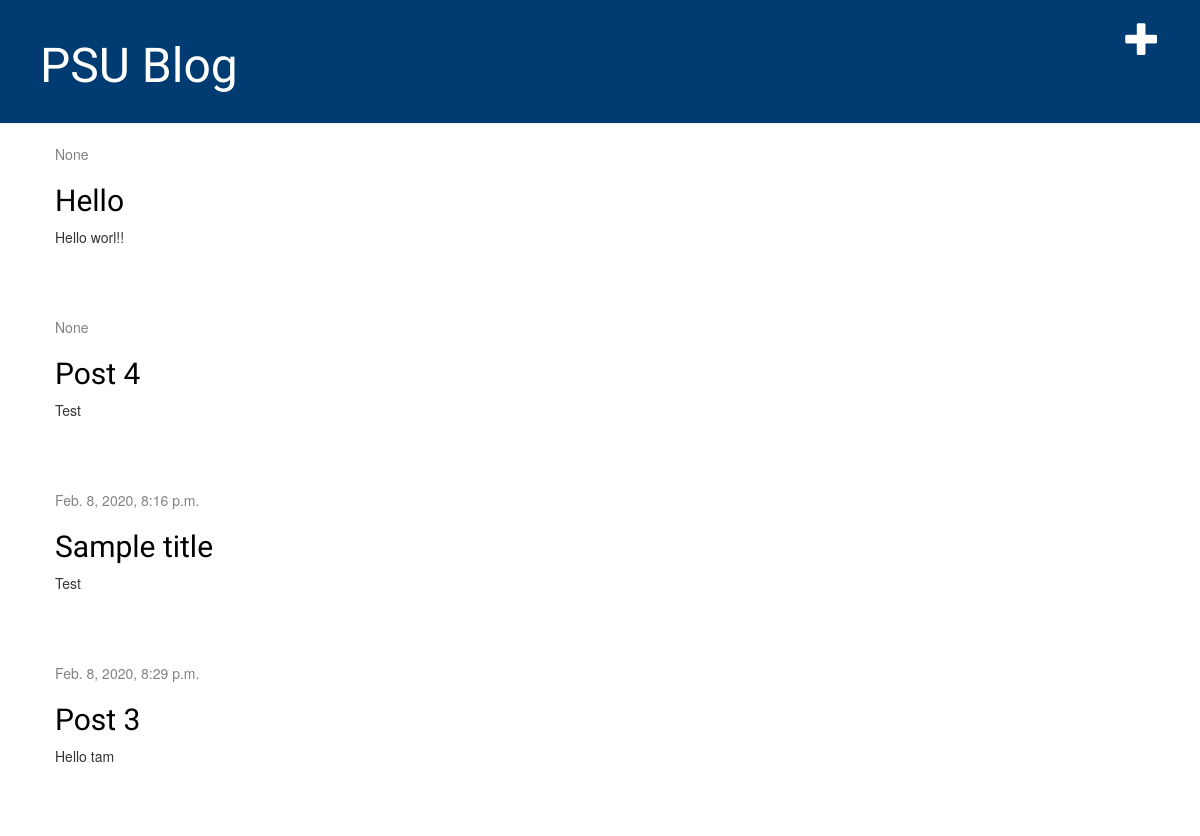
Before: / with the older database file.
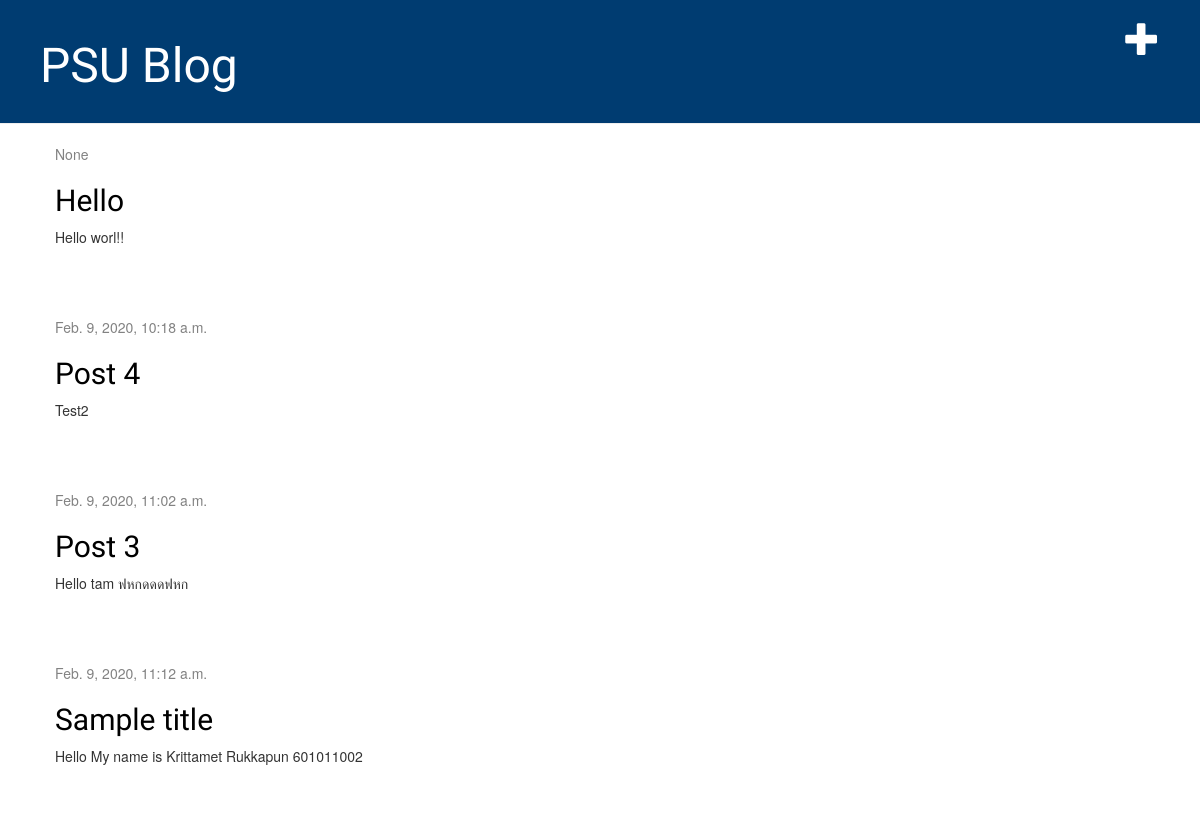
After: the same page with the newer database file.
### blog/models.py (models this page shows, shortened)
class Post(models.Model):
    author = models.ForeignKey(settings.AUTH_USER_MODEL, on_delete=models.CASCADE)
    title = models.CharField(max_length=200)
    text = models.TextField()
    created_date = models.DateTimeField(default=timezone.now)
    published_date = models.DateTimeField(blank=True, null=True)

### blog/views.py (the view)
# urls.py: path('', views.post_list, name='post_list'),
def post_list(request):
    posts = Post.objects.order_by('published_date')
    return render(request, 'blog/post_list.html', {'posts': posts})

### blog/templates/blog/post_list.html (shortened to what this page needs)
{% extends 'blog/base.html' %}
{% load static %}
        <div{% block content %}
         {% for post in posts %}
        <div class="post">
            <div class="date">
                {{ post.published_date }}
            </div>
            <h2><a href="{% url 'post_detail' pk=post.pk %}">{{ post.title }}</a></h2>
            <p>{{ post.text|linebreaksbr }}</p>
        </div>
    {% endfor %}
{% endblock %}

### blog/templates/blog/base.html (shortened to what this page needs)
{% load static %}
<html>
    <head>
        <link rel="stylesheet" href="//maxcdn.bootstrapcdn.com/bootstrap/3.2.0/css/bootstrap.min.css">
        <link rel="stylesheet" href="//maxcdn.bootstrapcdn.com/bootstrap/3.2.0/css/bootstrap-theme.min.css">
        <link rel="stylesheet" href="{% static 'css/blog.css' %}">
    </head>
    <body>
        <div class="page-header">
            <a href="{% url 'post_new' %}" class="top-menu"><span class="glyphicon glyphicon-plus"></span></a>
        <h1><a href="/">PSU Blog</a></h1>
    </div>
    <div class="content container">
        <div class="row">
            <div class="col-md-8">
            {% block content %}
            {% endblock %}
            </div>
        </div>
    </div>
    </body>
</html>

### blog/static/css/blog.css (style rules this page uses)
.page-header { background-color: #003C71; margin-top: 0; padding: 20px 20px 20px 40px; }
.page-header h1, .page-header h1 a, .page-header h1 a:visited, .page-header h1 a:active { color: #ffffff; font-size: 36pt; text-decoration: none; }
.content { margin-left: 40px; }
h1, h2, h3, h4 { font-family: 'Lobster', cursive; }
.date { color: #828282; }
.top-menu, .top-menu:hover, .top-menu:visited { color: #ffffff; float: right; font-size: 26pt; margin-right: 20px; }
.post { margin-bottom: 70px; }
.post h2 a, .post h2 a:visited { color: #000000; }

Changed rows visible on the page:
changed Post "Post 4": published_date "None" → "Feb. 9, 2020, 10:18 a.m."; text "Test" → "Test2"
changed Post "Post 3": published_date "Feb. 8, 2020, 8:29 p.m." → "Feb. 9, 2020, 11:02 a.m."; text "Hello tam" → "Hello tam ฟหกดดดฟหก"; moves up the list
changed Post "Sample title": published_date "Feb. 8, 2020, 8:16 p.m." → "Feb. 9, 2020, 11:12 a.m."; text "Test" → "Hello My name is Krittamet Rukkapun 601011002"
